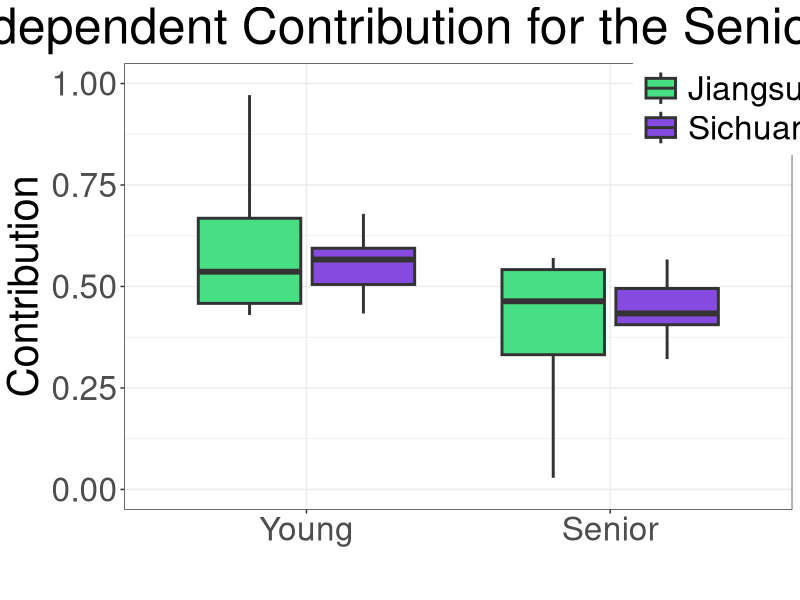
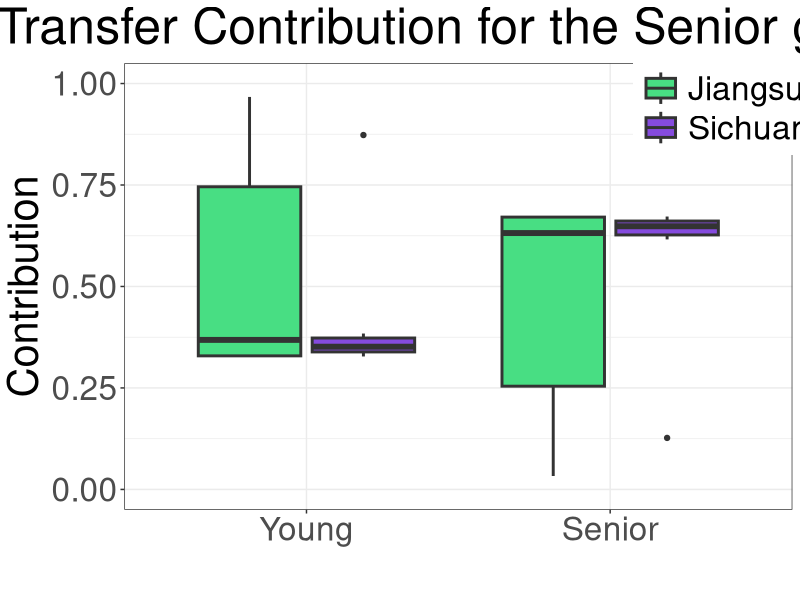

R code for these plots, in order:
library(ggplot2)
library(ggpubr)
library(dplyr)
library(reshape2)

inde.Data <- read.csv('independent_result/layerMelt.csv') 
trans.Data <- read.csv('transfer_result/layerMelt.csv')
inde.Data['mode'] <- 'independent'
trans.Data['mode'] <- 'transfer'
bind.Data <- bind_rows(inde.Data, trans.Data)
# bind.Data$Env <- factor(bind.Data$Env, levels=c('Young','Middle age', 'Elder'))
bind.Data$Env <- factor(bind.Data$Env, levels=c('Young', 'Senior'))

inde.Data$Env <- factor(inde.Data$Env, levels=c('Young', 'Senior'))
inde.Data$Env <- factor(inde.Data$Env, levels=c('Young', 'Senior'))

inde.box.Plot <- ggplot(inde.Data)+
                geom_boxplot(aes(x=Env, y=Contribution, fill=Region), lwd=1)+
                ylim(c(0, 1))+
                xlim(c('Young', 'Senior'))+
                xlab('')+
                ylab('Contribution')+
                scale_fill_manual(values=c('#48de83', '#854bde', '#de854b'))+
                theme_bw()+
                labs(title='Independent Contribution for the Senior group')+
                theme(text=element_text(size=30),
                        plot.title=(element_text(hjust=0.5)),
                        legend.title=element_blank(),
                        legend.position=(c(0.9, 0.9)),
                        legend.key.size=unit(1, 'cm'))
ggsave('independent_box_plot_elder.jpg', height=10, width=15)

trans.box.Plot <- ggplot(trans.Data)+
                geom_boxplot(aes(x=Env, y=Contribution, fill=Region), lwd=1)+
                ylim(c(0, 1))+
                xlim(c('Young', 'Senior'))+
                xlab('')+
                ylab('Contribution')+
                scale_fill_manual(values=c('#48de83', '#854bde', '#de854b'))+
                theme_bw()+
                labs(title='Transfer Contribution for the Senior group')+
                theme(text=element_text(size=30),
                        plot.title=(element_text(hjust=0.5)),
                        legend.title=element_blank(),
                        legend.position=(c(0.9, 0.9)),
                        legend.key.size=unit(1, 'cm'))
ggsave('transfer_box_plot_elder.jpg', height=10, width=15)